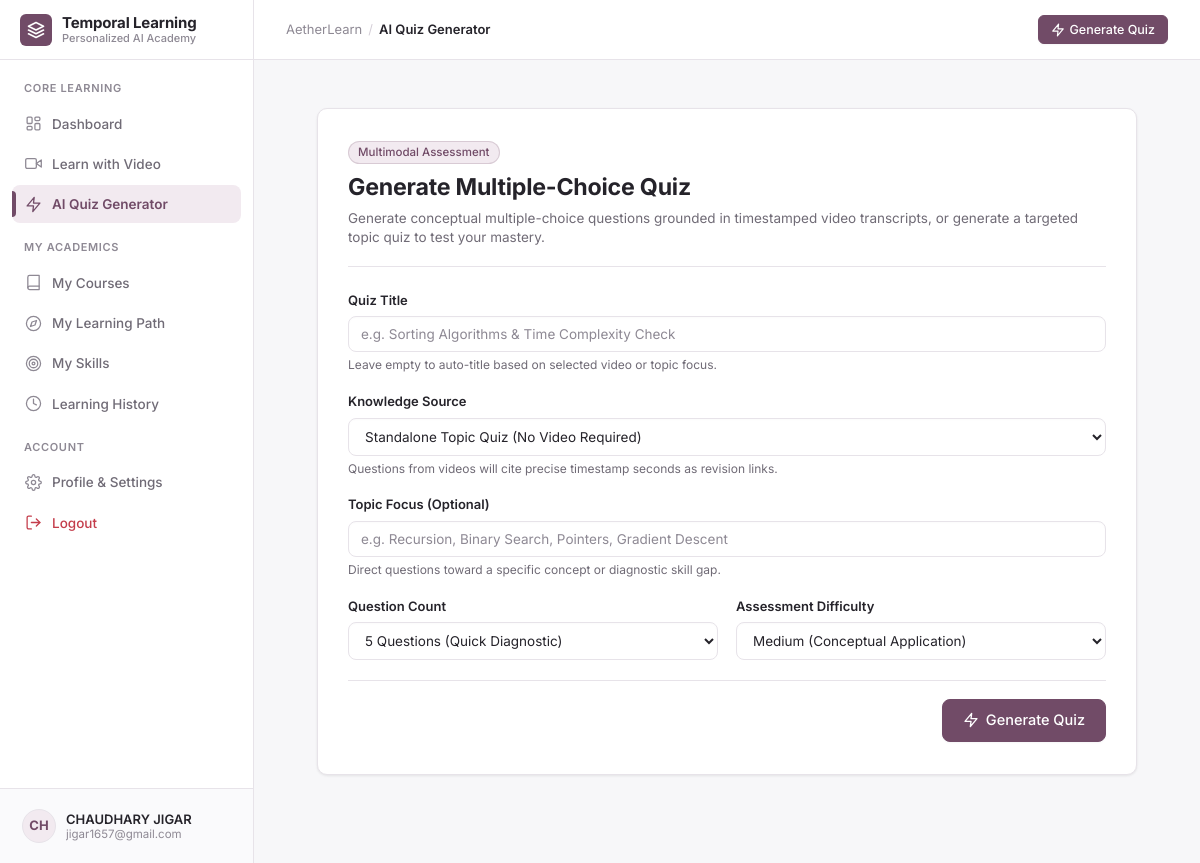
The app's page /quiz/generator (signed in) with its own data.
### models/database.py (models this page shows, shortened)
class User(db.Model):
    __tablename__ = "users"
    id = db.Column(db.Integer, primary_key=True)
    full_name = db.Column(db.String(120), nullable=False)
    email = db.Column(db.String(150), unique=True, nullable=False, index=True)
    password_hash = db.Column(db.String(255), nullable=False)
    account_status = db.Column(db.String(30), default="active")
    created_at = db.Column(db.DateTime, default=datetime.utcnow)
    profile = db.relationship("UserProfile", backref="user", uselist=False, cascade="all, delete-orphan")
    video_sessions = db.relationship("VideoLearningSession", backref="user", lazy="dynamic", cascade="all, delete-orphan")
    quizzes = db.relationship("Quiz", backref="user", lazy="dynamic", cascade="all, delete-orphan")
    quiz_attempts = db.relationship("QuizAttempt", backref="user", lazy="dynamic", cascade="all, delete-orphan")
    skills = db.relationship("UserSkill", backref="user", lazy="dynamic", cascade="all, delete-orphan")
    courses = db.relationship("UserCourse", backref="user", lazy="dynamic", cascade="all, delete-orphan")
    learning_paths = db.relationship("LearningPath", backref="user", lazy="dynamic", cascade="all, delete-orphan")

### routes/learning_routes.py (the view, shortened to what this page needs)
@learning_bp.route("/quiz/generator", methods=["GET", "POST"])
@login_required
def quiz_generator():
    user = get_current_user()
    user_videos = VideoLearningSession.query.filter_by(user_id=user.id).order_by(VideoLearningSession.created_at.desc()).all()
    prefill_video_id = request.args.get("video_session_id", type=int)
    prefill_topic = request.args.get("topic", "").strip()
    prefill_diff = request.args.get("difficulty", "medium").strip()
    return render_template(
        "learning/quiz_generator.html",
        user=user,
        user_videos=user_videos,
        prefill_video_id=prefill_video_id,
        prefill_topic=prefill_topic,
        prefill_diff=prefill_diff,
        csrf_token=generate_csrf_token()
    )

### app.py (called while the page is built)
@app.context_processor
def inject_globals():
    from auth.auth_manager import get_current_user
    return {
        "current_user": get_current_user()
    }

### auth/auth_manager.py (called while the page is built, shortened)
def get_current_user() -> User | None:
    try:
        user_id = session.get("user_id")
    except RuntimeError:
        user_id = None
    if not user_id:
        return None
    try:
        return db.session.get(User, user_id)
    except Exception:
        return None

def login_required(f):
    @wraps(f)
    def decorated_function(*args, **kwargs):
        user = get_current_user()
        return f(*args, **kwargs)
    return decorated_function

def generate_csrf_token() -> str:
    if "csrf_token" not in session:
        session["csrf_token"] = secrets.token_hex(24)
    return session["csrf_token"]

### templates/learning/quiz_generator.html (shortened to what this page needs)
{% extends "base.html" %}
{% block page_title %}AI Quiz Generator{% endblock %}
{% block content %}
<div style="max-width: 820px; margin: 20px auto 60px;">
  <div class="card" style="padding: 32px 30px; border: 1px solid var(--odoo-border); box-shadow: var(--shadow-sm);">
    <div style="margin-bottom: 24px; padding-bottom: 18px; border-bottom: 1px solid var(--odoo-border);">
      <div style="display: flex; align-items: center; gap: 8px; margin-bottom: 6px;">
        <span class="badge badge-primary">Multimodal Assessment</span>
      </div>
      <h2 style="font-size: 1.45rem; font-weight: 700; color: var(--odoo-text-primary); letter-spacing: -0.01em;">
        Generate Multiple-Choice Quiz
      </h2>
      <p style="font-size: 13.5px; color: var(--odoo-text-secondary); margin-top: 4px; line-height: 1.45;">
        Generate conceptual multiple-choice questions grounded in timestamped video transcripts, or generate a targeted topic quiz to test your mastery.
      </p>
    </div>
    <form method="POST" action="{{ url_for('learning_routes.quiz_generator') }}" id="quizGenForm">
      <div class="form-group">
        <label class="form-label" for="title">Quiz Title</label>
        <input type="text" id="title" name="title" class="form-input" placeholder="e.g. Sorting Algorithms & Time Complexity Check">
        <div class="form-helper">Leave empty to auto-title based on selected video or topic focus.</div>
      </div>
      <div class="form-group">
        <label class="form-label" for="video_session_id">Knowledge Source</label>
        <select id="video_session_id" name="video_session_id" class="form-select" onchange="toggleScopeInputs()">
          <option value="">Standalone Topic Quiz (No Video Required)</option>
        </select>
        <div class="form-helper">Questions from videos will cite precise timestamp seconds as revision links.</div>
      </div>
      <div class="form-group">
        <label class="form-label" for="topic_focus">Topic Focus (Optional)</label>
        <input type="text" id="topic_focus" name="topic_focus" class="form-input" placeholder="e.g. Recursion, Binary Search, Pointers, Gradient Descent" value="{{ prefill_topic or '' }}">
        <div class="form-helper">Direct questions toward a specific concept or diagnostic skill gap.</div>
      </div>
      <div style="display: grid; grid-template-columns: repeat(auto-fit, minmax(220px, 1fr)); gap: 18px; margin-bottom: 20px;">
        <div class="form-group" style="margin-bottom: 0;">
          <label class="form-label" for="num_questions">Question Count</label>
          <select id="num_questions" name="num_questions" class="form-select">
            <option value="5" selected>5 Questions (Quick Diagnostic)</option>
          </select>
        </div>
        <div class="form-group" style="margin-bottom: 0;">
          <label class="form-label" for="difficulty">Assessment Difficulty</label>
          <select id="difficulty" name="difficulty" class="form-select">
            <option value="medium" {% if prefill_diff == 'medium' or not prefill_diff %}selected{% endif %}>Medium (Conceptual Application)</option>
          </select>
        </div>
      </div>
      <div style="display: flex; justify-content: flex-end; padding-top: 18px; border-top: 1px solid var(--odoo-border);">
        <button type="submit" class="btn btn-primary btn-lg" id="generateBtn">
          <svg width="16" height="16" viewBox="0 0 24 24" fill="none" stroke="currentColor" stroke-width="2" stroke-linecap="round" stroke-linejoin="round">
            <polygon points="13 2 3 14 12 14 11 22 21 10 12 10 13 2"></polygon>
          </svg>
          <span id="generateBtnText">Generate Quiz</span>
        </button>
      </div>
    </form>
  </div>
</div>
{% endblock %}

### templates/base.html (shortened to what this page needs)
<!DOCTYPE html>
<html lang="en">
<head>
</head>
<body>
  <aside class="app-sidebar" id="appSidebar">
    <a href="{{ url_for('learning_routes.dashboard') if session.get('user_id') else url_for('home') }}" class="sidebar-brand">
      <div class="brand-mark">
        <svg width="18" height="18" viewBox="0 0 24 24" fill="none" stroke="currentColor" stroke-width="2.2" stroke-linecap="round" stroke-linejoin="round">
          <path d="M12 2L2 7l10 5 10-5-10-5z"></path>
          <path d="M2 17l10 5 10-5"></path>
          <path d="M2 12l10 5 10-5"></path>
        </svg>
      </div>
      <div class="brand-title-wrap">
        <div class="brand-title">Temporal Learning</div>
        <div class="brand-subtitle">Personalized AI Academy</div>
      </div>
    </a>
    <nav class="sidebar-nav">
      <div class="nav-section-label">Core Learning</div>
      <a href="{{ url_for('learning_routes.dashboard') }}" class="nav-item {% if request.endpoint == 'learning_routes.dashboard' %}active{% endif %}">
        <span class="nav-icon">
        </span>
        <span>Dashboard</span>
      </a>
      <a href="{{ url_for('home') }}" class="nav-item {% if request.endpoint == 'home' %}active{% endif %}">
        <span class="nav-icon">
          <svg width="17" height="17" viewBox="0 0 24 24" fill="none" stroke="currentColor" stroke-width="1.8" stroke-linecap="round" stroke-linejoin="round">
            <polygon points="23 7 16 12 23 17 23 7"></polygon>
            <rect x="1" y="5" width="15" height="14" rx="2" ry="2"></rect>
          </svg>
        </span>
        <span>Learn with Video</span>
      </a>
      <a href="{{ url_for('learning_routes.quiz_generator') }}" class="nav-item {% if 'quiz' in request.endpoint and request.endpoint != 'learning_routes.dashboard' %}active{% endif %}">
        <span class="nav-icon">
          <svg width="17" height="17" viewBox="0 0 24 24" fill="none" stroke="currentColor" stroke-width="1.8" stroke-linecap="round" stroke-linejoin="round">
            <polygon points="13 2 3 14 12 14 11 22 21 10 12 10 13 2"></polygon>
          </svg>
        </span>
        <span>AI Quiz Generator</span>
      </a>
      <div class="nav-section-label">My Academics</div>
      <a href="{{ url_for('learning_routes.courses_view') }}" class="nav-item {% if request.endpoint == 'learning_routes.courses_view' %}active{% endif %}">
        <span class="nav-icon">
          <svg width="17" height="17" viewBox="0 0 24 24" fill="none" stroke="currentColor" stroke-width="1.8" stroke-linecap="round" stroke-linejoin="round">
            <path d="M4 19.5A2.5 2.5 0 0 1 6.5 17H20"></path>
            <path d="M6.5 2H20v20H6.5A2.5 2.5 0 0 1 4 19.5v-15A2.5 2.5 0 0 1 6.5 2z"></path>
          </svg>
        </span>
        <span>My Courses</span>
      </a>
      <a href="{{ url_for('learning_routes.learning_path_view') }}" class="nav-item {% if request.endpoint == 'learning_routes.learning_path_view' %}active{% endif %}">
        <span class="nav-icon">
          <svg width="17" height="17" viewBox="0 0 24 24" fill="none" stroke="currentColor" stroke-width="1.8" stroke-linecap="round" stroke-linejoin="round">
            <circle cx="12" cy="12" r="10"></circle>
            <polygon points="16.24 7.76 14.12 14.12 7.76 16.24 9.88 9.88 16.24 7.76"></polygon>
          </svg>
        </span>
        <span>My Learning Path</span>
      </a>
      <a href="{{ url_for('learning_routes.skills_overview') }}" class="nav-item {% if request.endpoint == 'learning_routes.skills_overview' %}active{% endif %}">
        <span class="nav-icon">
          <svg width="17" height="17" viewBox="0 0 24 24" fill="none" stroke="currentColor" stroke-width="1.8" stroke-linecap="round" stroke-linejoin="round">
            <circle cx="12" cy="12" r="10"></circle>
            <circle cx="12" cy="12" r="6"></circle>
            <circle cx="12" cy="12" r="2"></circle>
          </svg>
        </span>
        <span>My Skills</span>
      </a>
      <a href="{{ url_for('learning_routes.learning_history') }}" class="nav-item {% if request.endpoint == 'learning_routes.learning_history' %}active{% endif %}">
        <span class="nav-icon">
          <svg width="17" height="17" viewBox="0 0 24 24" fill="none" stroke="currentColor" stroke-width="1.8" stroke-linecap="round" stroke-linejoin="round">
            <circle cx="12" cy="12" r="10"></circle>
            <polyline points="12 6 12 12 16 14"></polyline>
          </svg>
        </span>
        <span>Learning History</span>
      </a>
      <div class="nav-section-label">Account</div>
      <a href="{{ url_for('auth_routes.profile') }}" class="nav-item {% if request.endpoint == 'auth_routes.profile' %}active{% endif %}">
        <span class="nav-icon">
        </span>
        <span>Profile & Settings</span>
      </a>
      {% if session.get('user_id') %}
      <a href="{{ url_for('auth_routes.logout') }}" class="nav-item" style="color: var(--odoo-error);">
        <span class="nav-icon" style="color: var(--odoo-error);">
          <svg width="17" height="17" viewBox="0 0 24 24" fill="none" stroke="currentColor" stroke-width="1.8" stroke-linecap="round" stroke-linejoin="round">
            <path d="M9 21H5a2 2 0 0 1-2-2V5a2 2 0 0 1 2-2h4"></path>
            <polyline points="16 17 21 12 16 7"></polyline>
            <line x1="21" y1="12" x2="9" y2="12"></line>
          </svg>
        </span>
        <span>Logout</span>
      </a>
      {% endif %}
    </nav>
    {% if session.get('user_id') and current_user %}
    <div class="sidebar-footer">
      <a href="{{ url_for('auth_routes.profile') }}" class="user-profile-widget" title="View profile and learning preferences">
        <div class="user-avatar">
          {{ current_user.full_name[:2].upper() if current_user.full_name else 'ME' }}
        </div>
        <div class="user-details">
          <div class="user-name-text">{{ current_user.full_name }}</div>
          <div class="user-email-text">{{ current_user.email }}</div>
        </div>
      </a>
    </div>
    {% endif %}
  </aside>
  <div class="app-main">
    <header class="app-topbar">
      <div class="topbar-left">
        <div class="topbar-breadcrumb">
          <span>AetherLearn</span>
          <span class="topbar-breadcrumb-separator">/</span>
          <span class="topbar-breadcrumb-current">{% block page_title %}Dashboard{% endblock %}</span>
        </div>
      </div>
      <div class="topbar-actions">
        {% block topbar_actions %}
          {% if session.get('user_id') %}
            <a href="{{ url_for('learning_routes.quiz_generator') }}" class="btn btn-primary btn-sm">
              <svg width="14" height="14" viewBox="0 0 24 24" fill="none" stroke="currentColor" stroke-width="2" stroke-linecap="round" stroke-linejoin="round">
                <polygon points="13 2 3 14 12 14 11 22 21 10 12 10 13 2"></polygon>
              </svg>
              <span>Generate Quiz</span>
            </a>
          {% else %}
            <a href="{{ url_for('auth_routes.login') }}" class="btn btn-secondary btn-sm">Log In</a>
            <a href="{{ url_for('auth_routes.register') }}" class="btn btn-primary btn-sm">Sign Up</a>
          {% endif %}
        {% endblock %}
      </div>
    </header>
    <main class="app-content">
      {% block content %}{% endblock %}
    </main>
  </div>
</body>
</html>

### records on screen
User: full_name "CH", full_name "CHAUDHARY JIGAR", email "jigar1657@gmail.com"
